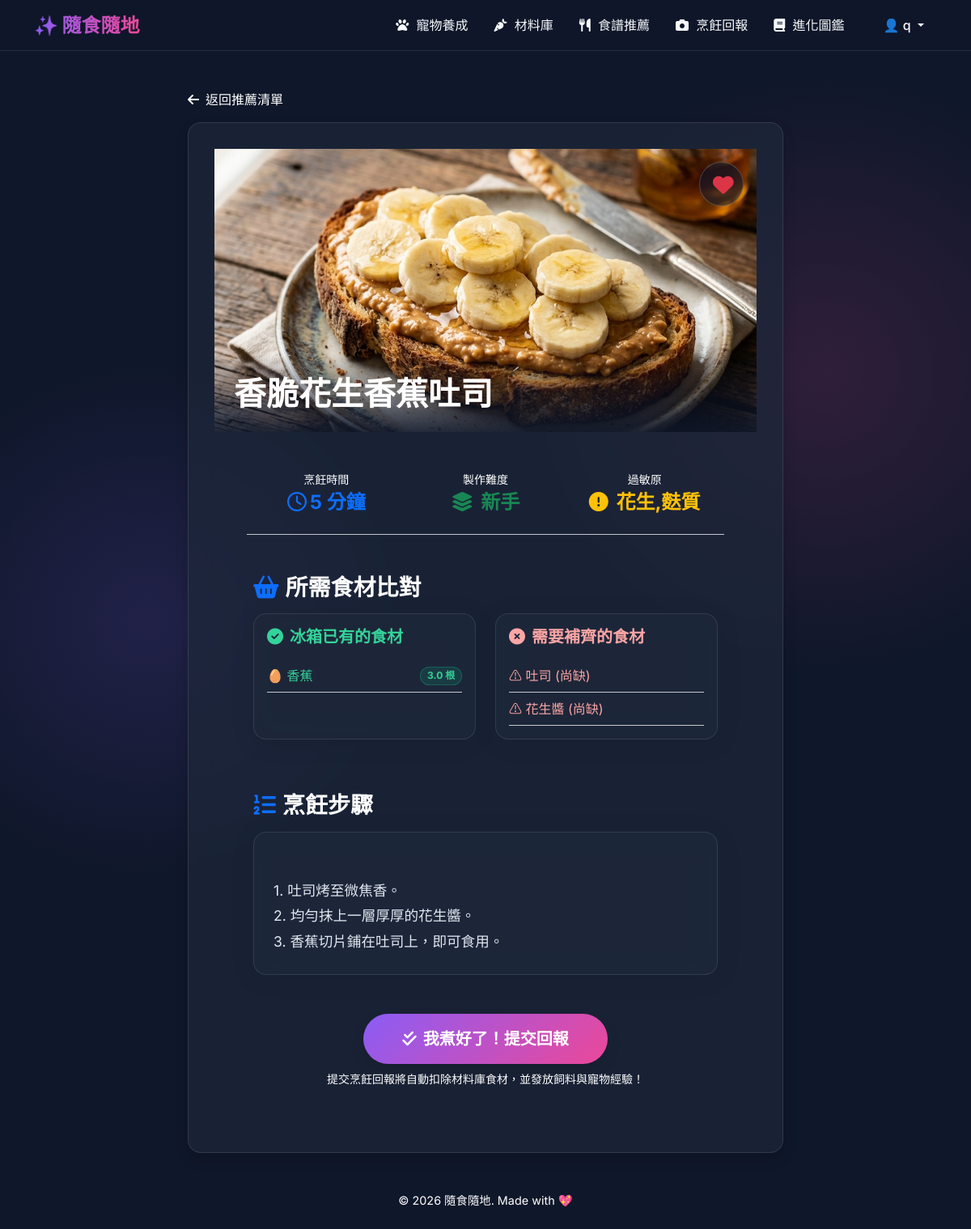
The page /recipes/8 (signed in) on the database its author committed.
### sql_models.py (models this page shows, shortened)
class User(UserMixin, db.Model):
    __tablename__ = 'users'
    id = db.Column(db.Integer, primary_key=True)
    username = db.Column(db.String(80), unique=True, nullable=False)
    email = db.Column(db.String(120), unique=True, nullable=False)
    password_hash = db.Column(db.String(256), nullable=False)
    display_name = db.Column(db.String(80))
    cooking_count = db.Column(db.Integer, default=0)
    created_at = db.Column(db.DateTime, default=datetime.utcnow)
    pet = db.relationship('Pet', backref='user', uselist=False, cascade="all, delete-orphan")
    preference = db.relationship('UserPreference', backref='user', uselist=False, cascade="all, delete-orphan")
    allergens = db.relationship('UserAllergen', backref='user', cascade="all, delete-orphan")
    favorites = db.relationship('Collection', backref='user', cascade="all, delete-orphan")
    achievements = db.relationship('UserAchievement', backref='user', cascade="all, delete-orphan")

class Recipe(db.Model):
    __tablename__ = 'recipe'
    id = db.Column(db.Integer, primary_key=True)
    title = db.Column(db.String(100), nullable=False)
    description = db.Column(db.Text)
    image_url = db.Column(db.String(255))
    tags = db.Column(db.String(255))          # 逗號分隔的標籤，如 "omnivore, spicy"
    cooking_time = db.Column(db.Integer)      # 分鐘
    difficulty = db.Column(db.String(50))     # beginner, intermediate, advanced
    allergens = db.Column(db.String(255))      # 逗號分隔的過敏原，如 "egg, milk"
    required_ingredients = db.Column(db.Text)  # 逗號分隔的食材，如 "番茄,雞蛋"

### tables this page shows
CREATE TABLE ingredients (
    id          INTEGER PRIMARY KEY AUTOINCREMENT,
    name        TEXT NOT NULL,
    quantity    REAL NOT NULL,
    unit        TEXT NOT NULL,
    expiry_date TEXT,
    created_at  DATETIME DEFAULT CURRENT_TIMESTAMP
, user_id INTEGER DEFAULT 1);

### app/routes/recipe.py (the view)
@recipe_bp.route('/<int:recipe_id>', methods=['GET'])
@login_required
def detail(recipe_id):
    recipe = Recipe.query.get_or_404(recipe_id)
    pantry_items = IngredientModel.get_all(current_user.id)
    pantry_dict = {item['name'].strip(): item for item in pantry_items}
    required_list = [i.strip() for i in recipe.required_ingredients.split(',') if i.strip()]
    matching_ingredients = []
    missing_ingredients = []
    for req in required_list:
        if req in pantry_dict:
            matching_ingredients.append(pantry_dict[req])
        else:
            missing_ingredients.append(req)
    is_favorited = Collection.query.filter_by(user_id=current_user.id, recipe_id=recipe.id).first() is not None
    return render_template(
        'recipes/detail.html',
        recipe=recipe,
        matching_ingredients=matching_ingredients,
        missing_ingredients=missing_ingredients,
        is_favorited=is_favorited
    )

### app/models/ingredient.py (called while the page is built)
    @classmethod
    def get_connection(cls):
        try:
            os.makedirs(os.path.dirname(DATABASE), exist_ok=True)
            conn = sqlite3.connect(DATABASE)
            conn.row_factory = sqlite3.Row
            cls._ensure_table_exists(conn)
            return conn
        except Exception as e:
            logging.error(f"資料庫連線失敗: {e}")
            raise

    @classmethod
    def get_all(cls, user_id):
        query = 'SELECT * FROM ingredients WHERE user_id = ? ORDER BY expiry_date ASC, id DESC'
        try:
            with cls.get_connection() as conn:
                cursor = conn.cursor()
                cursor.execute(query, (user_id,))
                return [dict(row) for row in cursor.fetchall()]
        except Exception as e:
            logging.error(f"取得所有食材失敗: {e}")
            return []

### app/templates/recipes/detail.html (shortened to what this page needs)
{% extends 'base.html' %}
{% block content %}
<div class="row justify-content-center mt-3">
    <div class="col-lg-8">
        <div class="mb-3">
            <a href="{{ url_for('recipe.recommend') }}" class="text-decoration-none text-muted">
                <i class="fas fa-arrow-left me-2"></i>返回推薦清單
            </a>
        </div>
        <div class="card glass-card shadow border-0 overflow-hidden" style="border-color: rgba(255,255,255,0.1) !important;">
            <div class="position-relative" style="height: 350px;">
                <img src="{{ recipe.image_url }}" alt="{{ recipe.title }}" class="w-100 h-100 object-fit-cover">
                <div class="position-absolute bottom-0 start-0 w-100 p-4" style="background: linear-gradient(to top, rgba(15,23,42,0.9), transparent);">
                    <h1 class="display-6 fw-bold text-white mb-0">{{ recipe.title }}</h1>
                </div>
                <div class="position-absolute top-0 end-0 m-3">
                    <button id="favorite-btn" class="btn btn-dark btn-lg rounded-circle shadow" style="width: 55px; height: 55px; background-color: rgba(15,23,42,0.6); border: 1px solid rgba(255,255,255,0.2);">
                        <i class="{% if is_favorited %}fas fa-heart text-danger{% else %}far fa-heart text-white{% endif %}" id="fav-icon" style="font-size: 1.6rem; vertical-align: middle;"></i>
                    </button>
                </div>
            </div>
            <div class="card-body p-4 p-md-5">
                <div class="row g-3 text-center mb-5 border-bottom border-secondary-subtle pb-4">
                    <div class="col-4">
                        <span class="text-muted small d-block">烹飪時間</span>
                        <h4 class="fw-bold text-primary mb-0 mt-1"><i class="far fa-clock me-1"></i>{{ recipe.cooking_time }} 分鐘</h4>
                    </div>
                    <div class="col-4">
                        <span class="text-muted small d-block">製作難度</span>
                        <h4 class="fw-bold text-success mb-0 mt-1">
                            <i class="fas fa-layer-group me-1"></i>
                            {{ '新手' if recipe.difficulty == 'beginner' else ('家常' if recipe.difficulty == 'intermediate' else '大師') }}
                        </h4>
                    </div>
                    <div class="col-4">
                        <span class="text-muted small d-block">過敏原</span>
                        <h4 class="fw-bold text-warning mb-0 mt-1">
                            <i class="fas fa-exclamation-circle me-1"></i>
                            {{ recipe.allergens if recipe.allergens else '無' }}
                        </h4>
                    </div>
                </div>
                <div class="mb-5">
                    <h3 class="fw-bold text-white mb-3"><i class="fas fa-shopping-basket me-2 text-primary"></i>所需食材比對</h3>
                    <div class="row">
                        <div class="col-md-6 mb-3">
                            <div class="glass-card p-3 rounded-4 h-100" style="background: rgba(16, 185, 129, 0.05); border-color: rgba(16, 185, 129, 0.2);">
                                <h5 class="fw-bold text-success-bright mb-3"><i class="fas fa-check-circle me-2"></i>冰箱已有的食材</h5>
                                {% if matching_ingredients %}
                                    <ul class="list-unstyled mb-0">
                                        {% for item in matching_ingredients %}
                                        <li class="py-2 border-bottom border-secondary-subtle d-flex justify-content-between align-items-center text-success-bright">
                                            <span>🥚 {{ item.name }}</span>
                                            <span class="badge ingredient-match-badge rounded-pill">{{ item.quantity }} {{ item.unit }}</span>
                                        </li>
                                        {% endfor %}
                                    </ul>
                                {% else %}
                                    <p class="text-danger-bright small italic mb-0">無可用食材匹配</p>
                                {% endif %}
                            </div>
                        </div>
                        <div class="col-md-6 mb-3">
                            <div class="glass-card p-3 rounded-4 h-100" style="background: rgba(239, 68, 68, 0.05); border-color: rgba(239, 68, 68, 0.2);">
                                <h5 class="fw-bold text-danger-bright mb-3"><i class="fas fa-times-circle me-2"></i>需要補齊的食材</h5>
                                {% if missing_ingredients %}
                                    <ul class="list-unstyled mb-0">
                                        {% for item in missing_ingredients %}
                                        <li class="py-2 border-bottom border-secondary-subtle text-danger-bright">
                                            ⚠ {{ item }} (尚缺)
                                        </li>
                                        {% endfor %}
                                    </ul>
                                {% else %}
                                    <div class="text-center py-3">
                                        <span class="fs-1">🥳</span>
                                        <h6 class="fw-bold text-success-bright mt-2 mb-0">材料齊全，隨時可以開煮！</h6>
                                    </div>
                                {% endif %}
                            </div>
                        </div>
                    </div>
                </div>
                <div class="mb-5">
                    <h3 class="fw-bold text-white mb-3"><i class="fas fa-list-ol me-2 text-primary"></i>烹飪步驟</h3>
                    <div class="glass-card p-4 rounded-4" style="background: rgba(255, 255, 255, 0.02); border-color: rgba(255,255,255,0.05);">
                        <div style="white-space: pre-line; line-height: 1.8; color: #E2E8F0; font-size: 1.1rem;">
                            {{ recipe.description }}
                        </div>
                    </div>
                </div>
                <div class="text-center mt-5">
                    <button id="cook-btn" class="btn btn-primary btn-lg rounded-pill px-5 py-3 fw-bold shadow">
                        <i class="fas fa-check-double me-2"></i>我煮好了！提交回報
                    </button>
                    <div class="mt-2 text-muted small">提交烹飪回報將自動扣除材料庫食材，並發放飼料與寵物經驗！</div>
                </div>
            </div>
        </div>
    </div>
</div>
{% endblock %}

### app/templates/base.html (shortened to what this page needs)
<!DOCTYPE html>
<html lang="zh-TW">
<head>
    <link href="https://cdn.jsdelivr.net/npm/bootstrap@5.3.2/dist/css/bootstrap.min.css" rel="stylesheet">
    <link rel="stylesheet" href="https://cdnjs.cloudflare.com/ajax/libs/font-awesome/6.4.2/css/all.min.css">
</head>
<body>
    <nav class="navbar navbar-expand-lg sticky-top mb-5 navbar-dark">
        <div class="container">
            <a class="navbar-brand" href="{{ url_for('main.index') }}">✨ 隨食隨地</a>
            <div class="collapse navbar-collapse" id="navbarNav">
                <ul class="navbar-nav ms-auto align-items-center">
                    {% if current_user and current_user.is_authenticated %}
                        <li class="nav-item">
                            <a class="nav-link" href="{{ url_for('pet.pet_index') }}"><i class="fa-solid fa-paw"></i> 寵物養成</a>
                        </li>
                        <li class="nav-item">
                            <a class="nav-link" href="{{ url_for('ingredient.list_ingredients') }}"><i class="fa-solid fa-carrot"></i> 材料庫</a>
                        </li>
                        <li class="nav-item">
                            <a class="nav-link" href="{{ url_for('recipe.recommend') }}"><i class="fa-solid fa-utensils"></i> 食譜推薦</a>
                        </li>
                        <li class="nav-item">
                            <a class="nav-link" href="{{ url_for('cooking.report_page') }}"><i class="fa-solid fa-camera"></i> 烹飪回報</a>
                        </li>
                        <li class="nav-item">
                            <a class="nav-link" href="{{ url_for('collection.collection_index') }}"><i class="fa-solid fa-book"></i> 進化圖鑑</a>
                        </li>
                        <li class="nav-item dropdown ms-lg-3">
                            <a class="nav-link dropdown-toggle btn btn-outline-light rounded-pill px-3 py-1 mt-2 mt-lg-0 text-white" href="#" id="userDropdown" role="button" data-bs-toggle="dropdown" aria-expanded="false">
                                👤 {{ current_user.display_name }}
                            </a>
                        </li>
                    {% endif %}
                </ul>
            </div>
        </div>
    </nav>
    <main class="container mb-5">
        {% block content %}{% endblock %}
    </main>
    <footer class="text-center pb-4 text-muted" style="font-size: 0.9rem;">
        <p>&copy; 2026 隨食隨地. Made with 💖</p>
    </footer>
</body>
</html>

### app/templates/base.html (style rules this page uses)
:root { --primary-glow: #8B5CF6; --secondary-glow: #EC4899; --bg-color: #0F172A; --glass-bg: rgba(30, 41, 59, 0.7); --glass-border: rgba(255, 255, 255, 0.1); --text-main: #F8FAFC; --text-muted: #ffffff; }
.text-muted, .text-light-muted, .text-secondary, .form-text, .card-text.text-muted, small.text-muted { color: #ffffff !important; }
body { font-family: 'Inter', 'Noto Sans TC', sans-serif; background-color: var(--bg-color); color: var(--text-main); min-height: 100vh; background-image: radial-gradient(circle at 15% 50%, rgba(139, 92, 246, 0.15), transparent 25%), radial-gradient(circle at 85% 30%, rgba(236, 72, 153, 0.15), transparent 25%); background-attachment: fixed; }
h1, h2, h3, .navbar-brand { font-family: 'Outfit', 'Noto Sans TC', sans-serif; font-weight: 600; }
.navbar { background: rgba(15, 23, 42, 0.8) !important; backdrop-filter: blur(12px); -webkit-backdrop-filter: blur(12px); border-bottom: 1px solid var(--glass-border); }
.navbar-brand { background: linear-gradient(to right, #8B5CF6, #EC4899); -webkit-background-clip: text; -webkit-text-fill-color: transparent; font-size: 1.5rem; font-weight: 700; }
.nav-link { color: var(--text-main) !important; transition: color 0.3s ease; font-weight: 500; padding: 0.5rem 1rem !important; }
.nav-link i { margin-right: 5px; }
.glass-card { background: var(--glass-bg) !important; backdrop-filter: blur(16px); -webkit-backdrop-filter: blur(16px); border: 1px solid var(--glass-border) !important; border-radius: 1rem; padding: 2rem; box-shadow: 0 4px 30px rgba(0, 0, 0, 0.1); transition: transform 0.3s ease, box-shadow 0.3s ease; }
.btn-primary { background: linear-gradient(135deg, #8B5CF6, #EC4899); border: none; transition: all 0.3s ease; font-weight: 500; }
.btn-outline-light { border-color: var(--glass-border); color: var(--text-main); }
.ingredient-match-badge { background-color: rgba(16, 185, 129, 0.15) !important; color: #34D399 !important; border: 1px solid rgba(16, 185, 129, 0.3) !important; }
.text-success-bright { color: #34D399 !important; }
.text-danger-bright { color: #FCA5A5 !important; }

### rows shown on the page
User: display_name "q"
Recipe: image_url (picture), title "香脆花生香蕉吐司", cooking_time "5", difficulty "新手", allergens "花生,麩質", description "1. 吐司烤至微焦香。 2. 均勻抹上一層厚厚的花生醬。 3. 香蕉切片鋪在吐司上，即可食用。"
ingredients: name "香蕉", quantity "3.0", unit "根"

### other values the page prints
{{ item }} "吐司" "花生醬"
